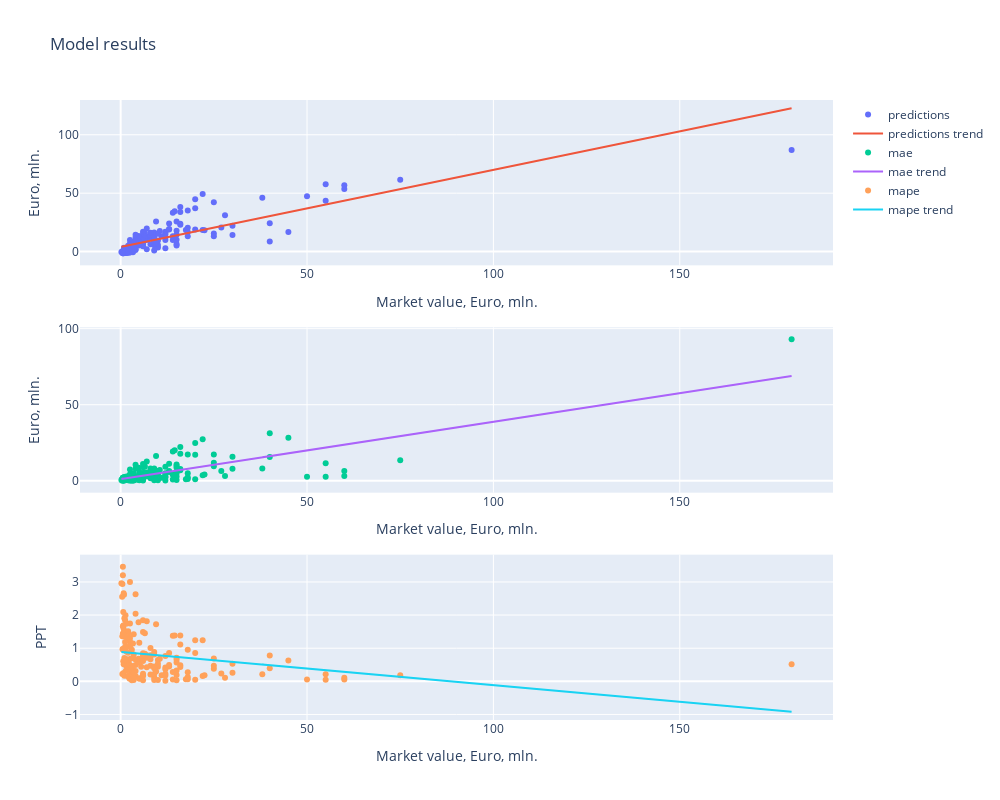

This figure's notebook cell:
### Code cell
pipeline('ATT')

### Figure 1 — Plotly figure (JSON) as saved in the notebook; plotly's stock layout.template omitted (floating-point values rounded to 4 significant figures; data arrays with more than 128 entries replaced by an {"elided": "..."} marker saying what was removed)
{"data": [{"mode": "markers", "name": "predictions", "type": "scatter", "x": {"elided": "180 float values"}, "xaxis": "x", "y": {"elided": "180 float values"}, "yaxis": "y"}, {"mode": "lines", "name": "predictions trend", "type": "scatter", "x": {"elided": "180 float values"}, "xaxis": "x", "y": {"elided": "180 float values"}, "yaxis": "y"}, {"mode": "markers", "name": "mae", "type": "scatter", "x": {"elided": "180 float values"}, "xaxis": "x2", "y": {"elided": "180 float values"}, "yaxis": "y2"}, {"mode": "lines", "name": "mae trend", "type": "scatter", "x": {"elided": "180 float values"}, "xaxis": "x2", "y": {"elided": "180 float values"}, "yaxis": "y2"}, {"mode": "markers", "name": "mape", "type": "scatter", "x": {"elided": "180 float values"}, "xaxis": "x3", "y": {"elided": "180 float values"}, "yaxis": "y3"}, {"mode": "lines", "name": "mape trend", "type": "scatter", "x": {"elided": "180 float values"}, "xaxis": "x3", "y": {"elided": "180 float values"}, "yaxis": "y3"}], "layout": {"height": 800, "title": {"text": "Model results"}, "width": 1000, "xaxis": {"anchor": "y", "domain": [0, 1], "title": {"text": "Market value, Euro, mln."}}, "xaxis2": {"anchor": "y2", "domain": [0, 1], "title": {"text": "Market value, Euro, mln."}}, "xaxis3": {"anchor": "y3", "domain": [0, 1], "title": {"text": "Market value, Euro, mln."}}, "yaxis": {"anchor": "x", "domain": [0.7333, 1], "title": {"text": "Euro, mln."}}, "yaxis2": {"anchor": "x2", "domain": [0.3667, 0.6333], "title": {"text": "Euro, mln."}}, "yaxis3": {"anchor": "x3", "domain": [0, 0.2667], "title": {"text": "PPT"}}}}
